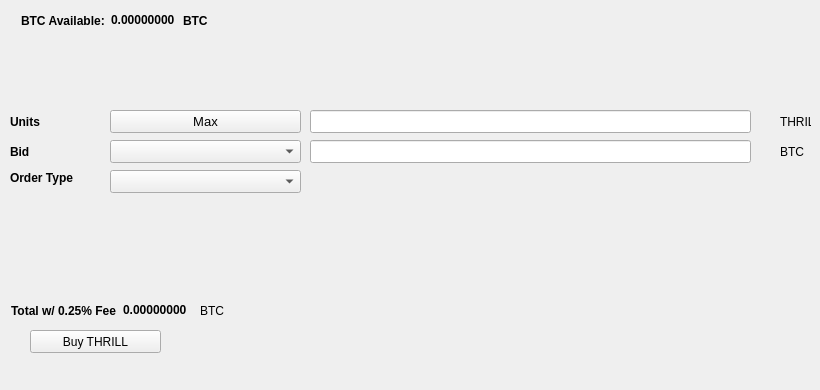
   <widget class="QWidget" name="BuyTab">
    <attribute name="title">
     <string>Buy</string>
    </attribute>
    <widget class="QPushButton" name="BuyTHRILL">
     <property name="geometry">
      <rect>
       <x>30</x>
       <y>330</y>
       <width>131</width>
       <height>23</height>
      </rect>
     </property>
     <property name="text">
      <string>Buy THRILL</string>
     </property>
     <property name="icon">
      <iconset resource="../thrill.qrc">
       <normaloff>:/icons/bitcoin</normaloff>:/icons/bitcoin</iconset>
     </property>
    </widget>
    <widget class="QLabel" name="label_3">
     <property name="geometry">
      <rect>
       <x>10</x>
       <y>110</y>
       <width>46</width>
       <height>23</height>
      </rect>
     </property>
     <property name="font">
      <font>
       <weight>75</weight>
       <bold>true</bold>
      </font>
     </property>
     <property name="text">
      <string>Units</string>
     </property>
    </widget>
    <widget class="QLineEdit" name="UnitsInput">
     <property name="geometry">
      <rect>
       <x>310</x>
       <y>110</y>
       <width>441</width>
       <height>23</height>
      </rect>
     </property>
     <property name="font">
      <font>
       <pointsize>9</pointsize>
       <weight>75</weight>
       <bold>true</bold>
      </font>
     </property>
    </widget>
    <widget class="QLineEdit" name="BuyBidPriceEdit">
     <property name="geometry">
      <rect>
       <x>310</x>
       <y>140</y>
       <width>441</width>
       <height>23</height>
      </rect>
     </property>
     <property name="font">
      <font>
       <pointsize>9</pointsize>
       <weight>75</weight>
       <bold>true</bold>
      </font>
     </property>
    </widget>
    <widget class="QLabel" name="label_4">
     <property name="geometry">
      <rect>
       <x>780</x>
       <y>110</y>
       <width>31</width>
       <height>23</height>
      </rect>
     </property>
     <property name="text">
      <string>THRILL</string>
     </property>
    </widget>
    <widget class="QLabel" name="label_5">
     <property name="geometry">
      <rect>
       <x>780</x>
       <y>140</y>
       <width>31</width>
       <height>23</height>
      </rect>
     </property>
     <property name="text">
      <string>BTC</string>
     </property>
    </widget>
    <widget class="QLabel" name="label_6">
     <property name="geometry">
      <rect>
       <x>10</x>
       <y>140</y>
       <width>46</width>
       <height>23</height>
      </rect>
     </property>
     <property name="font">
      <font>
       <weight>75</weight>
       <bold>true</bold>
      </font>
     </property>
     <property name="text">
      <string>Bid</string>
     </property>
    </widget>
    <widget class="QLabel" name="label_7">
     <property name="geometry">
      <rect>
       <x>10</x>
       <y>170</y>
       <width>91</width>
       <height>16</height>
      </rect>
     </property>
     <property name="font">
      <font>
       <weight>75</weight>
       <bold>true</bold>
      </font>
     </property>
     <property name="text">
      <string>Order Type</string>
     </property>
    </widget>
    <widget class="QPushButton" name="Buy_Max_Amount">
     <property name="geometry">
      <rect>
       <x>110</x>
       <y>110</y>
       <width>191</width>
       <height>23</height>
      </rect>
     </property>
     <property name="font">
      <font>
       <pointsize>10</pointsize>
      </font>
     </property>
     <property name="text">
      <string>Max</string>
     </property>
    </widget>
    <widget class="QComboBox" name="BuyBidcomboBox">
     <property name="geometry">
      <rect>
       <x>110</x>
       <y>140</y>
       <width>191</width>
       <height>23</height>
      </rect>
     </property>
     <property name="font">
      <font>
       <pointsize>10</pointsize>
      </font>
     </property>
    </widget>
    <widget class="QComboBox" name="buyOrdertypeCombo">
     <property name="geometry">
      <rect>
       <x>110</x>
       <y>170</y>
       <width>191</width>
       <height>23</height>
      </rect>
     </property>
     <property name="font">
      <font>
       <pointsize>10</pointsize>
      </font>
     </property>
    </widget>
    <widget class="QWidget" name="layoutWidget1">
     <property name="geometry">
      <rect>
       <x>21</x>
       <y>11</y>
       <width>227</width>
       <height>19</height>
      </rect>
     </property>
     <layout class="QHBoxLayout" name="horizontalLayout_3">
      <item>
       <widget class="QLabel" name="label232">
        <property name="font">
         <font>
          <weight>75</weight>
          <bold>true</bold>
         </font>
        </property>
        <property name="text">
         <string>BTC Available:</string>
        </property>
       </widget>
      </item>
      <item>
       <widget class="QLabel" name="BtcAvailableLbl">
        <property name="palette">
         <palette>
          <active>
           <colorrole role="WindowText">
            <brush brushstyle="SolidPattern">
             <color alpha="255">
              <red>0</red>
              <green>0</green>
              <blue>0</blue>
             </color>
            </brush>
           </colorrole>
           <colorrole role="Button">
            <brush brushstyle="SolidPattern">
             <color alpha="255">
              <red>0</red>
              <green>170</green>
              <blue>0</blue>
             </color>
            </brush>
           </colorrole>
           <colorrole role="Light">
            <brush brushstyle="SolidPattern">
             <color alpha="255">
              <red>0</red>
              <green>255</green>
              <blue>0</blue>
             </color>
            </brush>
           </colorrole>
           <colorrole role="Midlight">
            <brush brushstyle="SolidPattern">
             <color alpha="255">
              <red>0</red>
              <green>212</green>
              <blue>0</blue>
             </color>
            </brush>
           </colorrole>
           <colorrole role="Dark">
            <brush brushstyle="SolidPattern">
             <color alpha="255">
              <red>0</red>
              <green>85</green>
              <blue>0</blue>
             </color>
            </brush>
           </colorrole>
           <colorrole role="Mid">
            <brush brushstyle="SolidPattern">
             <color alpha="255">
              <red>0</red>
              <green>113</green>
              <blue>0</blue>
             </color>
            </brush>
           </colorrole>
           <colorrole role="Text">
            <brush brushstyle="SolidPattern">
             <color alpha="255">
              <red>0</red>
              <green>170</green>
              <blue>0</blue>
             </color>
            </brush>
           </colorrole>
           <colorrole role="BrightText">
            <brush brushstyle="SolidPattern">
             <color alpha="255">
              <red>255</red>
              <green>255</green>
              <blue>255</blue>
             </color>
            </brush>
           </colorrole>
           <colorrole role="ButtonText">
            <brush brushstyle="SolidPattern">
             <color alpha="255">
              <red>0</red>
              <green>0</green>
              <blue>0</blue>
             </color>
            </brush>
           </colorrole>
           <colorrole role="Base">
            <brush brushstyle="SolidPattern">
             <color alpha="255">
              <red>255</red>
              <green>255</green>
              <blue>255</blue>
             </color>
            </brush>
           </colorrole>
           <colorrole role="Window">
            <brush brushstyle="SolidPattern">
             <color alpha="255">
              <red>0</red>
              <green>170</green>
              <blue>0</blue>
             </color>
            </brush>
           </colorrole>
           <colorrole role="Shadow">
            <brush brushstyle="SolidPattern">
             <color alpha="255">
              <red>0</red>
              <green>0</green>
              <blue>0</blue>
             </color>
            </brush>
           </colorrole>
           <colorrole role="AlternateBase">
            <brush brushstyle="SolidPattern">
             <color alpha="255">
              <red>127</red>
              <green>212</green>
              <blue>127</blue>
             </color>
            </brush>
           </colorrole>
           <colorrole role="ToolTipBase">
            <brush brushstyle="SolidPattern">
             <color alpha="255">
              <red>255</red>
              <green>255</green>
              <blue>220</blue>
             </color>
            </brush>
           </colorrole>
           <colorrole role="ToolTipText">
            <brush brushstyle="SolidPattern">
             <color alpha="255">
              <red>0</red>
              <green>0</green>
              <blue>0</blue>
             </color>
            </brush>
           </colorrole>
          </active>
          <inactive>
           <colorrole role="WindowText">
            <brush brushstyle="SolidPattern">
             <color alpha="255">
              <red>0</red>
              <green>0</green>
              <blue>0</blue>
             </color>
            </brush>
           </colorrole>
           <colorrole role="Button">
            <brush brushstyle="SolidPattern">
             <color alpha="255">
              <red>0</red>
              <green>170</green>
              <blue>0</blue>
             </color>
            </brush>
           </colorrole>
           <colorrole role="Light">
            <brush brushstyle="SolidPattern">
             <color alpha="255">
              <red>0</red>
              <green>255</green>
              <blue>0</blue>
             </color>
            </brush>
           </colorrole>
           <colorrole role="Midlight">
            <brush brushstyle="SolidPattern">
             <color alpha="255">
              <red>0</red>
              <green>212</green>
              <blue>0</blue>
             </color>
            </brush>
           </colorrole>
           <colorrole role="Dark">
            <brush brushstyle="SolidPattern">
             <color alpha="255">
              <red>0</red>
              <green>85</green>
              <blue>0</blue>
             </color>
            </brush>
           </colorrole>
           <colorrole role="Mid">
            <brush brushstyle="SolidPattern">
             <color alpha="255">
              <red>0</red>
              <green>113</green>
              <blue>0</blue>
             </color>
            </brush>
           </colorrole>
           <colorrole role="Text">
            <brush brushstyle="SolidPattern">
             <color alpha="255">
              <red>0</red>
              <green>170</green>
              <blue>0</blue>
             </color>
            </brush>
           </colorrole>
           <colorrole role="BrightText">
            <brush brushstyle="SolidPattern">
             <color alpha="255">
              <red>255</red>
              <green>255</green>
              <blue>255</blue>
             </color>
            </brush>
           </colorrole>
           <colorrole role="ButtonText">
            <brush brushstyle="SolidPattern">
             <color alpha="255">
              <red>0</red>
              <green>0</green>
              <blue>0</blue>
             </color>
            </brush>
           </colorrole>
           <colorrole role="Base">
            <brush brushstyle="SolidPattern">
             <color alpha="255">
              <red>255</red>
              <green>255</green>
              <blue>255</blue>
             </color>
            </brush>
           </colorrole>
           <colorrole role="Window">
            <brush brushstyle="SolidPattern">
             <color alpha="255">
              <red>0</red>
              <green>170</green>
              <blue>0</blue>
             </color>
            </brush>
           </colorrole>
           <colorrole role="Shadow">
            <brush brushstyle="SolidPattern">
             <color alpha="255">
              <red>0</red>
              <green>0</green>
              <blue>0</blue>
             </color>
            </brush>
           </colorrole>
           <colorrole role="AlternateBase">
            <brush brushstyle="SolidPattern">
             <color alpha="255">
              <red>127</red>
              <green>212</green>
              <blue>127</blue>
             </color>
            </brush>
           </colorrole>
           <colorrole role="ToolTipBase">
            <brush brushstyle="SolidPattern">
             <color alpha="255">
              <red>255</red>
              <green>255</green>
              <blue>220</blue>
             </color>
            </brush>
           </colorrole>
           <colorrole role="ToolTipText">
            <brush brushstyle="SolidPattern">
             <color alpha="255">
              <red>0</red>
              <green>0</green>
              <blue>0</blue>
             </color>
            </brush>
           </colorrole>
          </inactive>
          <disabled>
           <colorrole role="WindowText">
            <brush brushstyle="SolidPattern">
             <color alpha="255">
              <red>0</red>
              <green>85</green>
              <blue>0</blue>
             </color>
            </brush>
           </colorrole>
           <colorrole role="Button">
            <brush brushstyle="SolidPattern">
             <color alpha="255">
              <red>0</red>
              <green>170</green>
              <blue>0</blue>
             </color>
            </brush>
           </colorrole>
           <colorrole role="Light">
            <brush brushstyle="SolidPattern">
             <color alpha="255">
              <red>0</red>
              <green>255</green>
              <blue>0</blue>
             </color>
            </brush>
           </colorrole>
           <colorrole role="Midlight">
            <brush brushstyle="SolidPattern">
             <color alpha="255">
              <red>0</red>
              <green>212</green>
              <blue>0</blue>
             </color>
            </brush>
           </colorrole>
           <colorrole role="Dark">
            <brush brushstyle="SolidPattern">
             <color alpha="255">
              <red>0</red>
              <green>85</green>
              <blue>0</blue>
             </color>
            </brush>
           </colorrole>
           <colorrole role="Mid">
            <brush brushstyle="SolidPattern">
             <color alpha="255">
              <red>0</red>
              <green>113</green>
              <blue>0</blue>
             </color>
            </brush>
           </colorrole>
           <colorrole role="Text">
            <brush brushstyle="SolidPattern">
             <color alpha="255">
              <red>0</red>
              <green>85</green>
              <blue>0</blue>
             </color>
            </brush>
           </colorrole>
           <colorrole role="BrightText">
            <brush brushstyle="SolidPattern">
             <color alpha="255">
              <red>255</red>
              <green>255</green>
              <blue>255</blue>
             </color>
            </brush>
           </colorrole>
           <colorrole role="ButtonText">
            <brush brushstyle="SolidPattern">
             <color alpha="255">
              <red>0</red>
              <green>85</green>
              <blue>0</blue>
             </color>
            </brush>
           </colorrole>
           <colorrole role="Base">
            <brush brushstyle="SolidPattern">
             <color alpha="255">
              <red>0</red>
              <green>170</green>
              <blue>0</blue>
             </color>
            </brush>
           </colorrole>
           <colorrole role="Window">
            <brush brushstyle="SolidPattern">
             <color alpha="255">
              <red>0</red>
              <green>170</green>
              <blue>0</blue>
             </color>
            </brush>
           </colorrole>
           <colorrole role="Shadow">
            <brush brushstyle="SolidPattern">
             <color alpha="255">
              <red>0</red>
              <green>0</green>
              <blue>0</blue>
             </color>
            </brush>
           </colorrole>
           <colorrole role="AlternateBase">
            <brush brushstyle="SolidPattern">
             <color alpha="255">
              <red>0</red>
              <green>170</green>
              <blue>0</blue>
             </color>
            </brush>
           </colorrole>
           <colorrole role="ToolTipBase">
            <brush brushstyle="SolidPattern">
             <color alpha="255">
              <red>255</red>
              <green>255</green>
              <blue>220</blue>
             </color>
            </brush>
           </colorrole>
           <colorrole role="ToolTipText">
            <brush brushstyle="SolidPattern">
             <color alpha="255">
              <red>0</red>
              <green>0</green>
              <blue>0</blue>
             </color>
            </brush>
           </colorrole>
          </disabled>
         </palette>
        </property>
        <property name="font">
         <font>
          <weight>75</weight>
          <bold>true</bold>
         </font>
        </property>
        <property name="text">
         <string>0.00000000</string>
        </property>
        <property name="textInteractionFlags">
         <set>Qt::LinksAccessibleByMouse|Qt::TextSelectableByKeyboard|Qt::TextSelectableByMouse</set>
        </property>
       </widget>
      </item>
      <item>
       <widget class="QLabel" name="BtcAvailableLbl_2">
        <property name="font">
         <font>
          <weight>75</weight>
          <bold>true</bold>
         </font>
        </property>
        <property name="text">
         <string>BTC</string>
        </property>
       </widget>
      </item>
     </layout>
    </widget>
    <widget class="QWidget" name="layoutWidge2">
     <property name="geometry">
      <rect>
       <x>11</x>
       <y>301</y>
       <width>259</width>
       <height>19</height>
      </rect>
     </property>
     <layout class="QHBoxLayout" name="horizontalLayout_4">
      <item>
       <widget class="QLabel" name="label_9">
        <property name="font">
         <font>
          <weight>75</weight>
          <bold>true</bold>
         </font>
        </property>
        <property name="text">
         <string>Total w/ 0.25% Fee</string>
        </property>
       </widget>
      </item>
      <item>
       <widget class="QLabel" name="BuyCostLabel">
        <property name="palette">
         <palette>
          <active>
           <colorrole role="WindowText">
            <brush brushstyle="SolidPattern">
             <color alpha="255">
              <red>0</red>
              <green>0</green>
              <blue>0</blue>
             </color>
            </brush>
           </colorrole>
           <colorrole role="Button">
            <brush brushstyle="SolidPattern">
             <color alpha="255">
              <red>0</red>
              <green>170</green>
              <blue>0</blue>
             </color>
            </brush>
           </colorrole>
           <colorrole role="Light">
            <brush brushstyle="SolidPattern">
             <color alpha="255">
              <red>0</red>
              <green>255</green>
              <blue>0</blue>
             </color>
            </brush>
           </colorrole>
           <colorrole role="Midlight">
            <brush brushstyle="SolidPattern">
             <color alpha="255">
              <red>0</red>
              <green>212</green>
              <blue>0</blue>
             </color>
            </brush>
           </colorrole>
           <colorrole role="Dark">
            <brush brushstyle="SolidPattern">
             <color alpha="255">
              <red>0</red>
              <green>85</green>
              <blue>0</blue>
             </color>
            </brush>
           </colorrole>
           <colorrole role="Mid">
            <brush brushstyle="SolidPattern">
             <color alpha="255">
              <red>0</red>
              <green>113</green>
              <blue>0</blue>
             </color>
            </brush>
           </colorrole>
           <colorrole role="Text">
            <brush brushstyle="SolidPattern">
             <color alpha="255">
              <red>0</red>
              <green>170</green>
              <blue>0</blue>
             </color>
            </brush>
           </colorrole>
           <colorrole role="BrightText">
            <brush brushstyle="SolidPattern">
             <color alpha="255">
              <red>255</red>
              <green>255</green>
              <blue>255</blue>
             </color>
            </brush>
           </colorrole>
           <colorrole role="ButtonText">
            <brush brushstyle="SolidPattern">
             <color alpha="255">
              <red>0</red>
              <green>0</green>
              <blue>0</blue>
             </color>
            </brush>
           </colorrole>
           <colorrole role="Base">
            <brush brushstyle="SolidPattern">
             <color alpha="255">
              <red>255</red>
              <green>255</green>
              <blue>255</blue>
             </color>
            </brush>
           </colorrole>
           <colorrole role="Window">
            <brush brushstyle="SolidPattern">
             <color alpha="255">
              <red>0</red>
              <green>170</green>
              <blue>0</blue>
             </color>
            </brush>
           </colorrole>
           <colorrole role="Shadow">
            <brush brushstyle="SolidPattern">
             <color alpha="255">
              <red>0</red>
              <green>0</green>
              <blue>0</blue>
             </color>
            </brush>
           </colorrole>
           <colorrole role="AlternateBase">
            <brush brushstyle="SolidPattern">
             <color alpha="255">
              <red>127</red>
              <green>212</green>
              <blue>127</blue>
             </color>
            </brush>
           </colorrole>
           <colorrole role="ToolTipBase">
            <brush brushstyle="SolidPattern">
             <color alpha="255">
              <red>255</red>
              <green>255</green>
              <blue>220</blue>
             </color>
            </brush>
           </colorrole>
           <colorrole role="ToolTipText">
            <brush brushstyle="SolidPattern">
             <color alpha="255">
              <red>0</red>
              <green>0</green>
              <blue>0</blue>
             </color>
            </brush>
           </colorrole>
          </active>
          <inactive>
           <colorrole role="WindowText">
            <brush brushstyle="SolidPattern">
             <color alpha="255">
              <red>0</red>
              <green>0</green>
              <blue>0</blue>
             </color>
            </brush>
           </colorrole>
           <colorrole role="Button">
            <brush brushstyle="SolidPattern">
             <color alpha="255">
              <red>0</red>
              <green>170</green>
              <blue>0</blue>
             </color>
            </brush>
           </colorrole>
           <colorrole role="Light">
            <brush brushstyle="SolidPattern">
             <color alpha="255">
              <red>0</red>
              <green>255</green>
              <blue>0</blue>
             </color>
            </brush>
           </colorrole>
           <colorrole role="Midlight">
            <brush brushstyle="SolidPattern">
             <color alpha="255">
              <red>0</red>
              <green>212</green>
              <blue>0</blue>
             </color>
            </brush>
           </colorrole>
           <colorrole role="Dark">
            <brush brushstyle="SolidPattern">
             <color alpha="255">
              <red>0</red>
              <green>85</green>
              <blue>0</blue>
             </color>
            </brush>
           </colorrole>
           <colorrole role="Mid">
            <brush brushstyle="SolidPattern">
             <color alpha="255">
              <red>0</red>
              <green>113</green>
              <blue>0</blue>
             </color>
            </brush>
           </colorrole>
           <colorrole role="Text">
            <brush brushstyle="SolidPattern">
             <color alpha="255">
              <red>0</red>
              <green>170</green>
              <blue>0</blue>
             </color>
            </brush>
           </colorrole>
           <colorrole role="BrightText">
            <brush brushstyle="SolidPattern">
             <color alpha="255">
              <red>255</red>
              <green>255</green>
              <blue>255</blue>
             </color>
            </brush>
           </colorrole>
           <colorrole role="ButtonText">
            <brush brushstyle="SolidPattern">
             <color alpha="255">
              <red>0</red>
              <green>0</green>
              <blue>0</blue>
             </color>
            </brush>
           </colorrole>
           <colorrole role="Base">
            <brush brushstyle="SolidPattern">
             <color alpha="255">
              <red>255</red>
              <green>255</green>
              <blue>255</blue>
             </color>
            </brush>
           </colorrole>
           <colorrole role="Window">
            <brush brushstyle="SolidPattern">
             <color alpha="255">
              <red>0</red>
              <green>170</green>
              <blue>0</blue>
             </color>
            </brush>
           </colorrole>
           <colorrole role="Shadow">
            <brush brushstyle="SolidPattern">
             <color alpha="255">
              <red>0</red>
              <green>0</green>
              <blue>0</blue>
             </color>
            </brush>
           </colorrole>
           <colorrole role="AlternateBase">
            <brush brushstyle="SolidPattern">
             <color alpha="255">
              <red>127</red>
              <green>212</green>
              <blue>127</blue>
             </color>
            </brush>
           </colorrole>
           <colorrole role="ToolTipBase">
            <brush brushstyle="SolidPattern">
             <color alpha="255">
              <red>255</red>
              <green>255</green>
              <blue>220</blue>
             </color>
            </brush>
           </colorrole>
           <colorrole role="ToolTipText">
            <brush brushstyle="SolidPattern">
             <color alpha="255">
              <red>0</red>
              <green>0</green>
              <blue>0</blue>
             </color>
            </brush>
           </colorrole>
          </inactive>
          <disabled>
           <colorrole role="WindowText">
            <brush brushstyle="SolidPattern">
             <color alpha="255">
              <red>0</red>
              <green>85</green>
              <blue>0</blue>
             </color>
            </brush>
           </colorrole>
           <colorrole role="Button">
            <brush brushstyle="SolidPattern">
             <color alpha="255">
              <red>0</red>
              <green>170</green>
              <blue>0</blue>
             </color>
            </brush>
           </colorrole>
           <colorrole role="Light">
            <brush brushstyle="SolidPattern">
             <color alpha="255">
              <red>0</red>
              <green>255</green>
              <blue>0</blue>
             </color>
            </brush>
           </colorrole>
           <colorrole role="Midlight">
            <brush brushstyle="SolidPattern">
             <color alpha="255">
              <red>0</red>
              <green>212</green>
              <blue>0</blue>
             </color>
            </brush>
           </colorrole>
           <colorrole role="Dark">
            <brush brushstyle="SolidPattern">
             <color alpha="255">
              <red>0</red>
              <green>85</green>
              <blue>0</blue>
             </color>
            </brush>
           </colorrole>
           <colorrole role="Mid">
            <brush brushstyle="SolidPattern">
             <color alpha="255">
              <red>0</red>
              <green>113</green>
              <blue>0</blue>
             </color>
            </brush>
           </colorrole>
           <colorrole role="Text">
            <brush brushstyle="SolidPattern">
             <color alpha="255">
              <red>0</red>
              <green>85</green>
              <blue>0</blue>
             </color>
            </brush>
           </colorrole>
           <colorrole role="BrightText">
            <brush brushstyle="SolidPattern">
             <color alpha="255">
              <red>255</red>
              <green>255</green>
              <blue>255</blue>
             </color>
            </brush>
           </colorrole>
           <colorrole role="ButtonText">
            <brush brushstyle="SolidPattern">
             <color alpha="255">
              <red>0</red>
              <green>85</green>
              <blue>0</blue>
             </color>
            </brush>
           </colorrole>
           <colorrole role="Base">
            <brush brushstyle="SolidPattern">
             <color alpha="255">
              <red>0</red>
              <green>170</green>
              <blue>0</blue>
             </color>
            </brush>
           </colorrole>
           <colorrole role="Window">
            <brush brushstyle="SolidPattern">
             <color alpha="255">
              <red>0</red>
              <green>170</green>
              <blue>0</blue>
             </color>
            </brush>
           </colorrole>
           <colorrole role="Shadow">
            <brush brushstyle="SolidPattern">
             <color alpha="255">
              <red>0</red>
              <green>0</green>
              <blue>0</blue>
             </color>
            </brush>
           </colorrole>
           <colorrole role="AlternateBase">
            <brush brushstyle="SolidPattern">
             <color alpha="255">
              <red>0</red>
              <green>170</green>
              <blue>0</blue>
             </color>
            </brush>
           </colorrole>
           <colorrole role="ToolTipBase">
            <brush brushstyle="SolidPattern">
             <color alpha="255">
              <red>255</red>
              <green>255</green>
              <blue>220</blue>
             </color>
            </brush>
           </colorrole>
           <colorrole role="ToolTipText">
            <brush brushstyle="SolidPattern">
             <color alpha="255">
              <red>0</red>
              <green>0</green>
              <blue>0</blue>
             </color>
            </brush>
           </colorrole>
          </disabled>
         </palette>
        </property>
        <property name="font">
         <font>
          <weight>75</weight>
          <bold>true</bold>
         </font>
        </property>
        <property name="autoFillBackground">
         <bool>false</bool>
        </property>
        <property name="text">
         <string>0.00000000</string>
        </property>
        <property name="textInteractionFlags">
         <set>Qt::LinksAccessibleByMouse|Qt::TextSelectableByMouse</set>
        </property>
       </widget>
      </item>
      <item>
       <widget class="QLabel" name="label_10">
        <property name="font">
         <font>
          <weight>50</weight>
          <bold>false</bold>
         </font>
        </property>
        <property name="text">
         <string>BTC</string>
        </property>
       </widget>
      </item>
     </layout>
    </widget>
    <widget class="QLabel" name="label_24">
     <property name="geometry">
      <rect>
       <x>460</x>
       <y>300</y>
       <width>281</width>
       <height>81</height>
      </rect>
     </property>
     <property name="text">
      <string/>
     </property>
     <property name="pixmap">
      <pixmap>:/images/bittrex</pixmap>
     </property>
    </widget>
   </widget>
